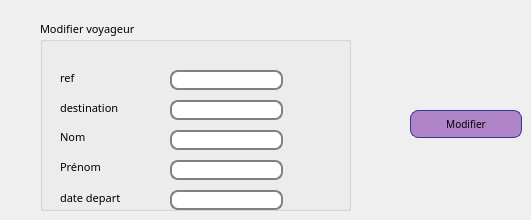
        <widget class="QWidget" name="tab_30">
         <attribute name="title">
          <string>modifier  billet</string>
         </attribute>
         <widget class="QPushButton" name="modifierbillet">
          <property name="geometry">
           <rect>
            <x>410</x>
            <y>110</y>
            <width>112</width>
            <height>28</height>
           </rect>
          </property>
          <property name="font">
           <font>
            <family>MS Reference Sans Serif</family>
            <pointsize>-1</pointsize>
            <weight>50</weight>
            <italic>false</italic>
            <bold>false</bold>
           </font>
          </property>
          <property name="cursor">
           <cursorShape>PointingHandCursor</cursorShape>
          </property>
          <property name="styleSheet">
           <string notr="true">QPushButton {
color: black;
background-color: rgb(175, 133, 200);
border-width: 1px;
border-color: #339;
border-style: solid;
border-radius: 8;
padding: 3px;
font-size: 10px;
padding-left: 5px;
padding-right: 5px;
min-width: 100px;
max-width: 300px;
min-height: 20px;
max-height: 50px;
}</string>
          </property>
          <property name="text">
           <string>Modifier</string>
          </property>
         </widget>
         <widget class="QGroupBox" name="groupBox_4">
          <property name="geometry">
           <rect>
            <x>40</x>
            <y>20</y>
            <width>311</width>
            <height>191</height>
           </rect>
          </property>
          <property name="font">
           <font>
            <family>MS Reference Sans Serif</family>
            <pointsize>8</pointsize>
            <weight>50</weight>
            <italic>false</italic>
            <bold>false</bold>
           </font>
          </property>
          <property name="cursor">
           <cursorShape>PointingHandCursor</cursorShape>
          </property>
          <property name="autoFillBackground">
           <bool>false</bool>
          </property>
          <property name="styleSheet">
           <string notr="true">
background: QLinearGradient(x1: 0, y1: 0, x2: 0, y2: 1, stop: 0 #eef, stop: 1 #ccf);

QLabel {
font-weight: bold;
font-size: 15px;
}</string>
          </property>
          <property name="title">
           <string>Modifier voyageur</string>
          </property>
          <widget class="QLabel" name="label_86">
           <property name="geometry">
            <rect>
             <x>20</x>
             <y>110</y>
             <width>47</width>
             <height>13</height>
            </rect>
           </property>
           <property name="font">
            <font>
             <family>MS Reference Sans Serif</family>
             <pointsize>8</pointsize>
             <weight>50</weight>
             <italic>false</italic>
             <bold>false</bold>
            </font>
           </property>
           <property name="text">
            <string>Nom</string>
           </property>
          </widget>
          <widget class="QLabel" name="label_87">
           <property name="geometry">
            <rect>
             <x>20</x>
             <y>140</y>
             <width>47</width>
             <height>13</height>
            </rect>
           </property>
           <property name="font">
            <font>
             <family>MS Reference Sans Serif</family>
             <pointsize>8</pointsize>
             <weight>50</weight>
             <italic>false</italic>
             <bold>false</bold>
            </font>
           </property>
           <property name="text">
            <string>Prénom</string>
           </property>
          </widget>
          <widget class="QLineEdit" name="le_nom_2">
           <property name="geometry">
            <rect>
             <x>130</x>
             <y>110</y>
             <width>113</width>
             <height>20</height>
            </rect>
           </property>
           <property name="font">
            <font>
             <family>MS Reference Sans Serif</family>
             <pointsize>8</pointsize>
             <weight>50</weight>
             <italic>false</italic>
             <bold>false</bold>
            </font>
           </property>
           <property name="styleSheet">
            <string notr="true">QLineEdit {
padding: 1px;
border-style: solid;
border: 2px solid gray;
border-radius: 8px;
}

</string>
           </property>
          </widget>
          <widget class="QLineEdit" name="le_prenom_2">
           <property name="geometry">
            <rect>
             <x>130</x>
             <y>140</y>
             <width>113</width>
             <height>20</height>
            </rect>
           </property>
           <property name="font">
            <font>
             <family>MS Reference Sans Serif</family>
             <pointsize>8</pointsize>
             <weight>50</weight>
             <italic>false</italic>
             <bold>false</bold>
            </font>
           </property>
           <property name="styleSheet">
            <string notr="true">QLineEdit {
padding: 1px;
border-style: solid;
border: 2px solid gray;
border-radius: 8px;
}

</string>
           </property>
          </widget>
          <widget class="QLabel" name="label_88">
           <property name="geometry">
            <rect>
             <x>20</x>
             <y>80</y>
             <width>81</width>
             <height>16</height>
            </rect>
           </property>
           <property name="font">
            <font>
             <family>MS Reference Sans Serif</family>
             <pointsize>8</pointsize>
             <weight>50</weight>
             <italic>false</italic>
             <bold>false</bold>
            </font>
           </property>
           <property name="text">
            <string>destination</string>
           </property>
          </widget>
          <widget class="QLineEdit" name="le_destination_2">
           <property name="geometry">
            <rect>
             <x>130</x>
             <y>80</y>
             <width>113</width>
             <height>20</height>
            </rect>
           </property>
           <property name="font">
            <font>
             <family>MS Reference Sans Serif</family>
             <pointsize>8</pointsize>
             <weight>50</weight>
             <italic>false</italic>
             <bold>false</bold>
            </font>
           </property>
           <property name="styleSheet">
            <string notr="true">QLineEdit {
padding: 1px;
border-style: solid;
border: 2px solid gray;
border-radius: 8px;
}

</string>
           </property>
          </widget>
          <widget class="QLabel" name="label_89">
           <property name="geometry">
            <rect>
             <x>20</x>
             <y>50</y>
             <width>81</width>
             <height>16</height>
            </rect>
           </property>
           <property name="font">
            <font>
             <family>MS Reference Sans Serif</family>
             <pointsize>8</pointsize>
             <weight>50</weight>
             <italic>false</italic>
             <bold>false</bold>
            </font>
           </property>
           <property name="cursor">
            <cursorShape>PointingHandCursor</cursorShape>
           </property>
           <property name="text">
            <string>ref</string>
           </property>
          </widget>
          <widget class="QLineEdit" name="ancien_ref">
           <property name="geometry">
            <rect>
             <x>130</x>
             <y>50</y>
             <width>113</width>
             <height>20</height>
            </rect>
           </property>
           <property name="font">
            <font>
             <family>MS Reference Sans Serif</family>
             <pointsize>8</pointsize>
             <weight>50</weight>
             <italic>false</italic>
             <bold>false</bold>
            </font>
           </property>
           <property name="styleSheet">
            <string notr="true">QLineEdit {
padding: 1px;
border-style: solid;
border: 2px solid gray;
border-radius: 8px;
}

</string>
           </property>
          </widget>
          <widget class="QLabel" name="label_90">
           <property name="geometry">
            <rect>
             <x>20</x>
             <y>170</y>
             <width>81</width>
             <height>16</height>
            </rect>
           </property>
           <property name="font">
            <font>
             <family>MS Reference Sans Serif</family>
             <pointsize>8</pointsize>
             <weight>50</weight>
             <italic>false</italic>
             <bold>false</bold>
            </font>
           </property>
           <property name="text">
            <string>date depart</string>
           </property>
          </widget>
          <widget class="QLineEdit" name="le_date_depart_2">
           <property name="geometry">
            <rect>
             <x>130</x>
             <y>170</y>
             <width>113</width>
             <height>20</height>
            </rect>
           </property>
           <property name="font">
            <font>
             <family>MS Reference Sans Serif</family>
             <pointsize>8</pointsize>
             <weight>50</weight>
             <italic>false</italic>
             <bold>false</bold>
            </font>
           </property>
           <property name="styleSheet">
            <string notr="true">QLineEdit {
padding: 1px;
border-style: solid;
border: 2px solid gray;
border-radius: 8px;
}

</string>
           </property>
          </widget>
         </widget>
        </widget>
